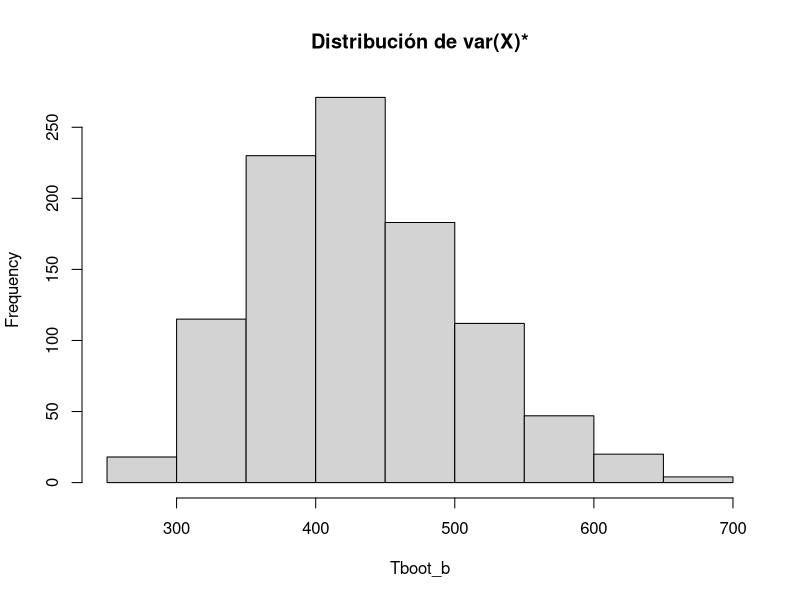
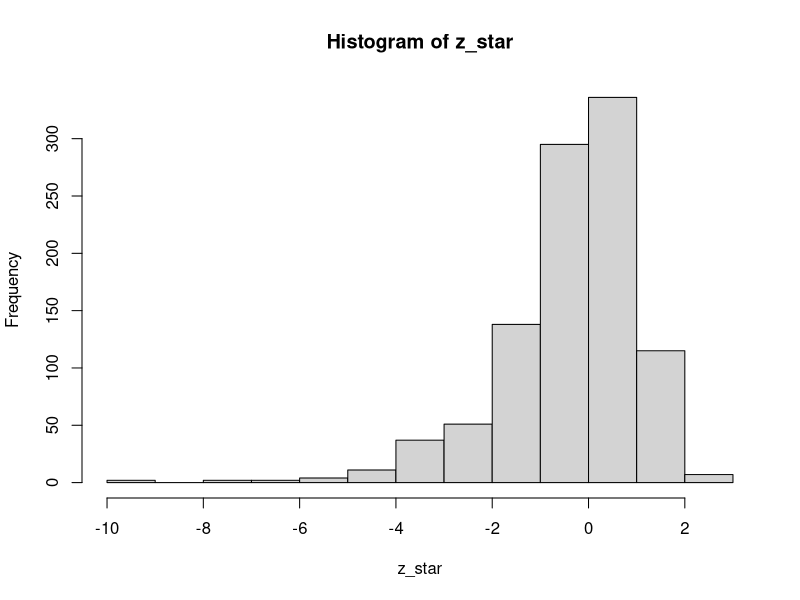

Reproduce these figures in R, in order.
## ---- chunk 1
knitr::opts_chunk$set(echo = TRUE)
## ---- chunk 2
CommuteAtlanta <- read.csv2("data/CommuteAtlanta.csv")
## ---- chunk 3
knitr::kable(head(CommuteAtlanta))
## ---- chunk 4
x <- CommuteAtlanta$Time
(n <- length(x))
## ---- chunk 5
(Tn <- var(x))
## ---- chunk 6
B <- 1000
Tboot_b <- NULL
for(b in 1:B) {
  xb <- sample(x, size = n, replace = TRUE)
  Tboot_b[b] <- var(xb)
}
Tboot_b[1:10]
## ---- chunk 7
hist(Tboot_b, main= "Distribución de var(X)*")
## ---- chunk 8
(Tboot <- mean(Tboot_b))
## ---- chunk 9
(Vboot <- var(Tboot_b))
## ---- chunk 10
(sdboot <- sqrt(Vboot))
## ---- chunk 11
mean(Tboot_b) - Tn
## ---- chunk 12
(z <- qnorm(1 - 0.05 / 2))
## ---- chunk 13
c(Tn - z * sdboot, Tn + z * sdboot)
## ---- chunk 14
B <- 1000
Tboot_b <- NULL
Tboot_bm <- NULL
sdboot_b <- NULL
for (b in 1:B) {
  xb <- sample(x, size = n, replace = TRUE)
  Tboot_b[b] <- var(xb)
  for (m in 1:B) {
    xbm <- sample(xb, size = n, replace = TRUE)
    Tboot_bm[m] <- var(xbm)
  }
  sdboot_b[b] <- sd(Tboot_bm)
}
z_star <- (Tboot_b - Tn) / sdboot_b
## ---- chunk 15
hist(z_star)

## ---- chunk 16
c(Tn - quantile(z_star, 1 - 0.05 / 2) * sdboot,
  Tn - quantile(z_star, 0.05 / 2) * sdboot)
## ---- chunk 17
c(2 * Tn - quantile(Tboot_b, 1 - 0.05 / 2),
  2 * Tn - quantile(Tboot_b, 0.05 / 2))
## ---- chunk 18
data <- c(0.466, 0.589, 0.097, 0.809, 0.214, 0.315, 0.971, 0.298, 0.005, 0.126,
          0.019, 0.553, 0.385, 0.232, 0.989)
## ---- chunk 19
data <- c(66.8, 26.6, 8.7, 25.9, 17.0, 17.4, 9.2, 19.6, 27.8, 33.3)
